Frame 1 (no input): blank canvas, image omitted
Frame 60 (the mouse pressed at the canvas centre just before this capture): blank canvas, image omitted
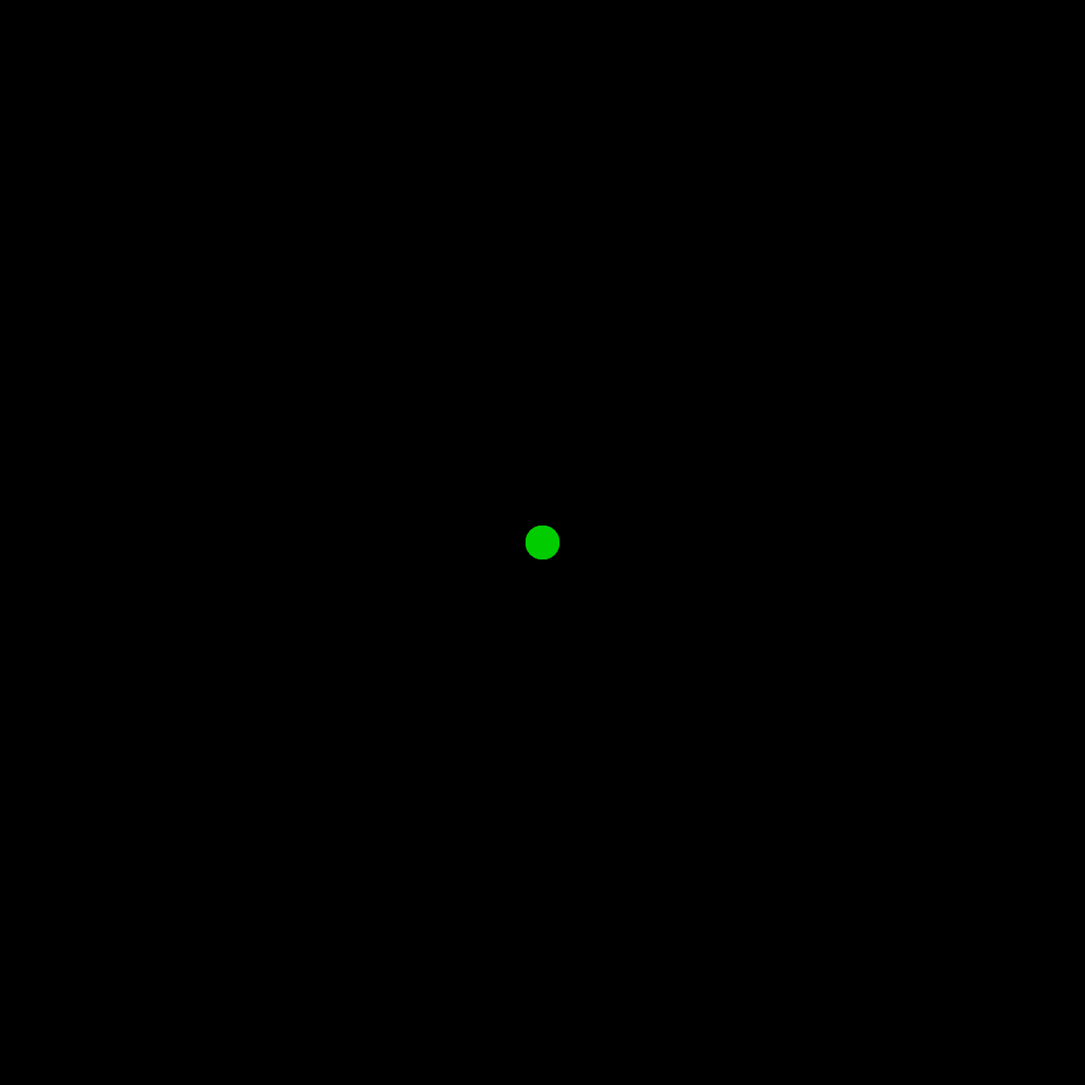
Frame 120 (the mouse held since frame 60 and released just before this capture)

The Processing sketch whose frames 1 and 60 were blank and that drew this single picture after the mouse press (run headless with seeded random() and noise(); from frame 60 on, the mouse is pressed at the canvas centre):

// Processing sketch: sketch_201112f
// ── sketch_201112f.pde
int o = 60;
int x[] = new int[o];
int y[] = new int[o];

void setup(){
   size(1280,1280);
 smooth();
 noStroke();
}

void draw(){
  background(0);
  for(int i = x. length-1; i>0; i--){
    x[i] = x[i-1];
    y[i] = y[i-1];
  }
  x[0] = mouseX;
  y[0] = mouseY;
  for(int i =0; i<x. length; i++){
    fill(i*random(0), random(255), random(0));
   ellipse(x[i], y[i], 40, 40); 
}
}
